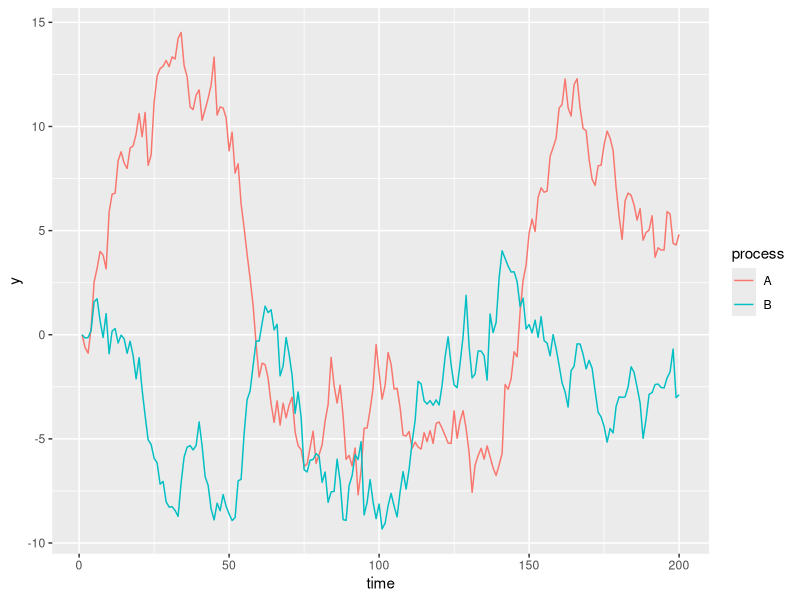
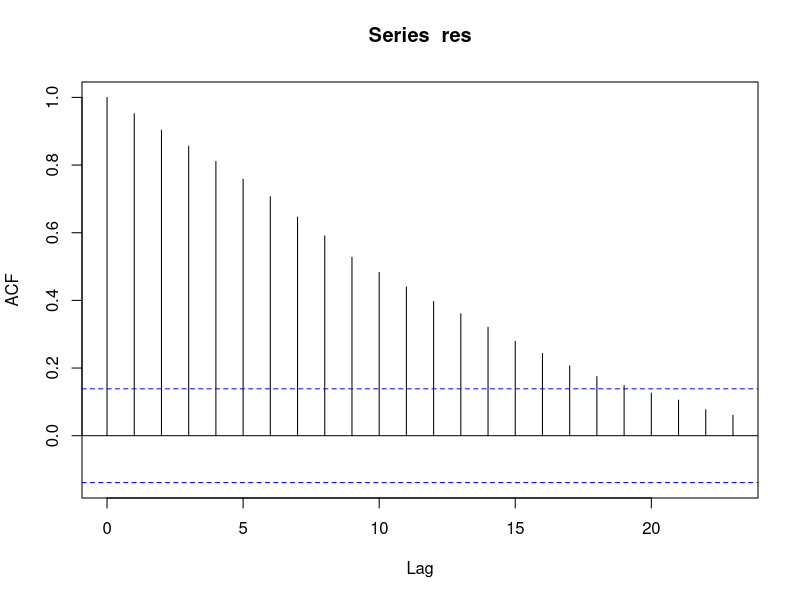
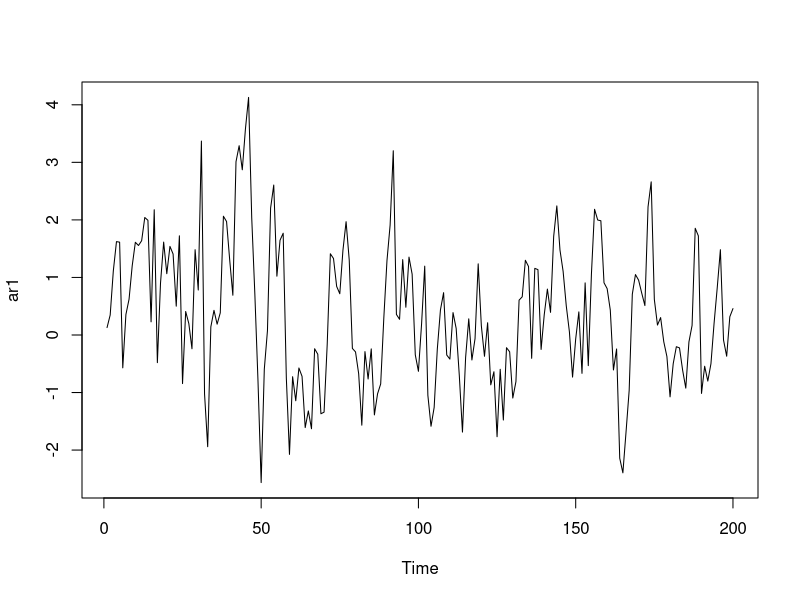
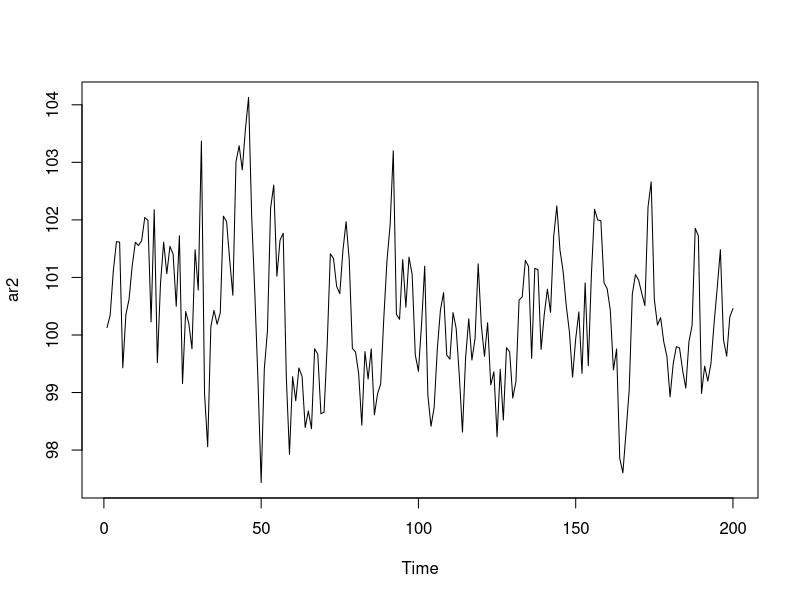
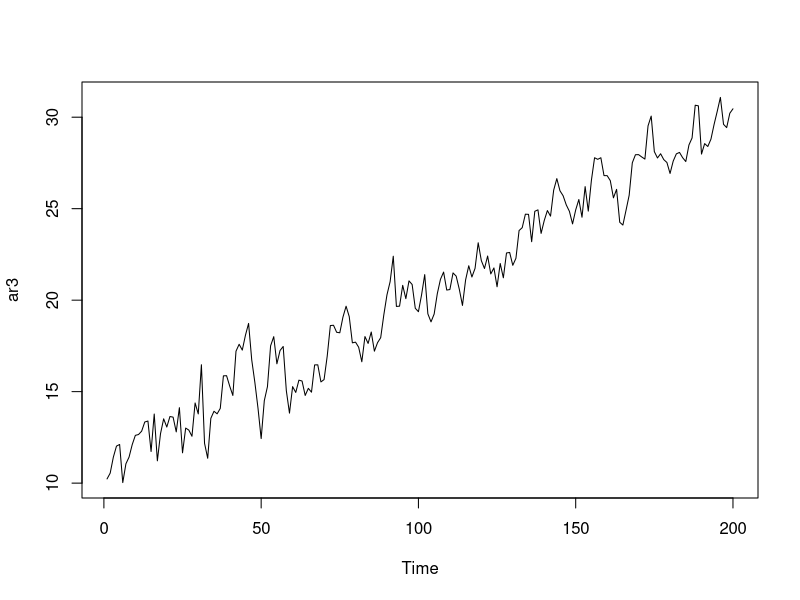
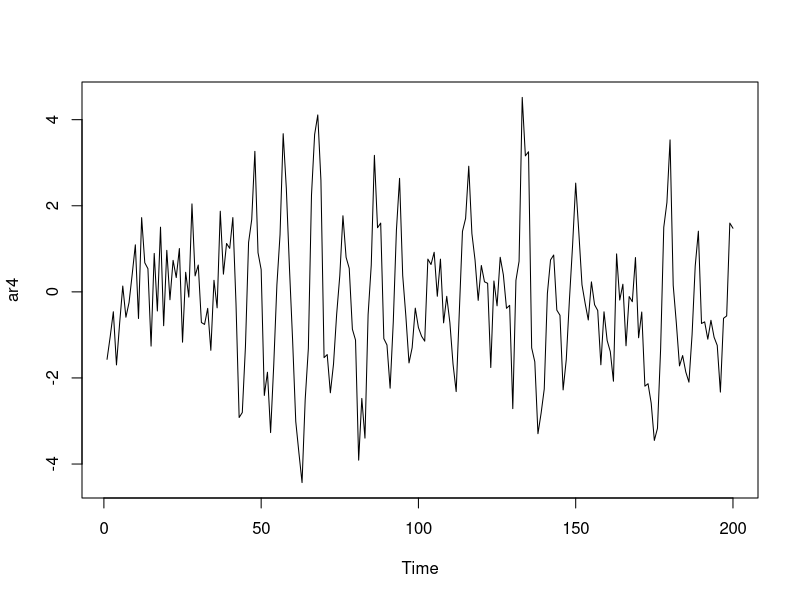

Write the R code that produced these figures, in order.
## ---- chunk 1
# install.packages("urca")

library(urca)
library(tidyverse)
## ---- chunk 2
n <- 200
rw1 <- arima.sim(model = list(order = c(0, 1, 0)), n = n - 1)
rw2 <- arima.sim(model = list(order = c(0, 1, 0)), n = n - 1)

# rw2 <- 1.5 * rw1 + rnorm(n = 200)

tibble(
  y = c(rw1, rw2),
  process = rep(c("A", "B"), each = 200),
  time = rep(1:n, 2)
) %>%
  ggplot(
    aes(x = time, y = y, color = process)
  ) + 
  geom_line()

## ---- chunk 3
linreg_fit <- lm(rw2 ~ rw1)
summary(linreg_fit)
## ---- chunk 4
res <- residuals(linreg_fit)
acf(res)
## ---- chunk 5
summary(ur.df(rw1, type = "none", lags = 0))
## ---- chunk 6
set.seed(5445)
ar1 <- arima.sim(n = 200, model = list(ar = 0.7))
plot(ar1)
## ---- chunk 7
summary(ur.df(ar1, type = "none", lags = 0))
## ---- chunk 8
ar2 <- 100 + ar1
plot(ar2)
## ---- chunk 9
summary(ur.df(ar2, type = "none", lags = 0))
## ---- chunk 10
summary(ur.df(ar2, type = "drift", lags = 0))
## ---- chunk 11
ar3 <- 10 + 0.1*(1:length(ar1)) + ar1
plot(ar3)
## ---- chunk 12
summary(ur.df(ar3, type = "drift", lags = 0))
## ---- chunk 13
summary(ur.df(ar3, type = "trend", lags = 0))
## ---- chunk 14
set.seed(521)
ar4 <- arima.sim(n = 200, model = list(ar = c(0.6, 0.4, -0.7)))
plot(ar4)
## ---- chunk 15
summary(ur.df(ar4, type = "none", lags = 0))
## ---- chunk 16
summary(ur.df(ar4, type = "none", selectlags = "AIC"))
## ---- chunk 17
summary(ur.kpss(rw1))
summary(ur.kpss(ar1))
